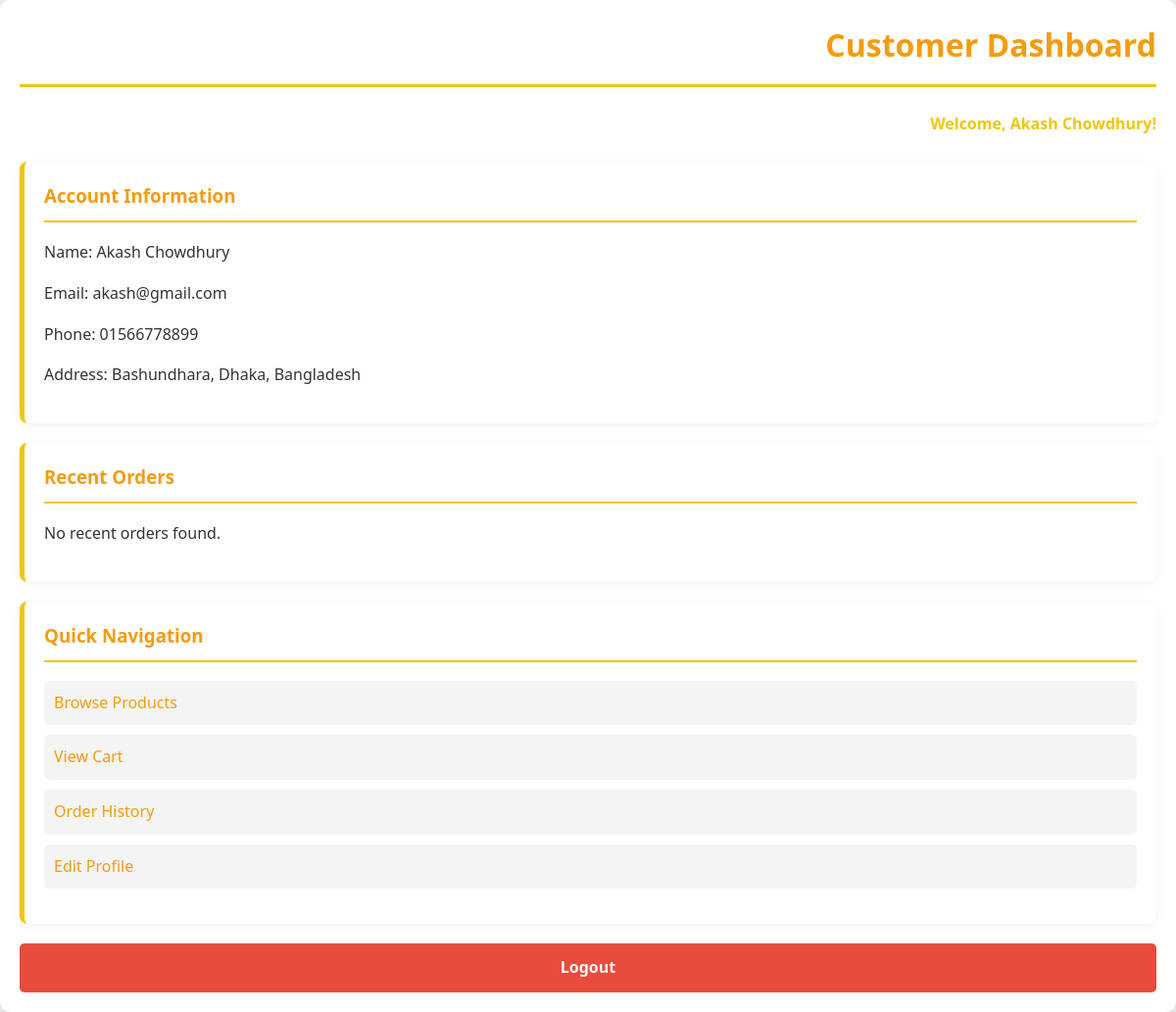
/customer_dashboard.php (signed in), run on the app's committed database.
### tables this page shows
CREATE TABLE users (
    user_id INT AUTO_INCREMENT PRIMARY KEY,
    username VARCHAR(50) NOT NULL UNIQUE,
    password VARCHAR(255) NOT NULL,
    email VARCHAR(100) NOT NULL UNIQUE,
    full_name VARCHAR(100) NOT NULL,
    role ENUM('admin', 'seller', 'customer') NOT NULL,
    phone VARCHAR(20),
    address TEXT,
    created_at TIMESTAMP DEFAULT CURRENT_TIMESTAMP,
    last_login TIMESTAMP NULL
);

### customer_dashboard.php (the view, shortened to what this page needs)
<?php
include 'db_connect.php';
$user_id = $_SESSION['user_id'];
$user_sql = "SELECT * FROM users WHERE user_id = $user_id";
$user_result = mysqli_query($conn, $user_sql);
$user_details = mysqli_fetch_assoc($user_result);
$orders_sql = "SELECT o.order_id, o.order_date, o.total_amount, o.status,
               COUNT(oi.order_item_id) as total_items
               FROM orders o
               LEFT JOIN order_items oi ON o.order_id = oi.order_id
               WHERE o.customer_id = $user_id
               GROUP BY o.order_id
               ORDER BY o.order_date DESC
               LIMIT 5";
$orders_result = mysqli_query($conn, $orders_sql);
?>
<!DOCTYPE html>
<html lang="en">
<head>
    <link rel="stylesheet" href="Customer_Styles.css">
</head>
<body>
    <div class="customer-dashboard">
        <div class="dashboard-header">
            <h1 class="dashboard-title">Customer Dashboard</h1>
        </div>
        <p class="dashboard-welcome">Welcome, <?php echo htmlspecialchars($user_details['full_name']); ?>!</p>
        <div id="account-info">
            <h3>Account Information</h3>
            <p>Name: <?php echo htmlspecialchars($user_details['full_name']); ?></p>
            <p>Email: <?php echo htmlspecialchars($user_details['email']); ?></p>
            <p>Phone: <?php echo htmlspecialchars($user_details['phone'] ?? 'Not provided'); ?></p>
            <p>Address: <?php echo htmlspecialchars($user_details['address'] ?? 'Not provided'); ?></p>
        </div>
        <div id="recent-orders">
            <h3>Recent Orders</h3>
            <?php if (mysqli_num_rows($orders_result) > 0): ?>
                <table>
                    <thead>
                        <tr>
                            <th>Order ID</th>
                            <th>Date</th>
                            <th>Total Items</th>
                            <th>Total Amount</th>
                            <th>Status</th>
                            <th>Action</th>
                        </tr>
                    </thead>
                    <tbody>
                        <?php while($order = mysqli_fetch_assoc($orders_result)): ?>
                        <tr>
                            <td><?php echo $order['order_id']; ?></td>
                            <td><?php echo date('d M Y', strtotime($order['order_date'])); ?></td>
                            <td><?php echo $order['total_items']; ?></td>
                            <td>$<?php echo number_format($order['total_amount'], 2); ?></td>
                            <td><?php echo ucfirst($order['status']); ?></td>
                            <td><a href="order_details_customer.php?order_id=<?php echo $order['order_id']; ?>">View Details</a></td>
                        </tr>
                        <?php endwhile; ?>
                    </tbody>
                </table>
                <a href="order_history.php">View All Orders</a>
            <?php else: ?>
                <p>No recent orders found.</p>
            <?php endif; ?>
        </div>
        <div id="quick-navigation">
            <h3>Quick Navigation</h3>
            <ul>
                <li><a href="browse_products.php">Browse Products</a></li>
                <li><a href="view_cart.php">View Cart</a></li>
                <li><a href="customer_order_history.php">Order History</a></li>
                <li><a href="edit_profile.php">Edit Profile</a></li>
            </ul>
        </div>
        <a href="logout.php" class="logout-link">Logout</a>
    </div>
</body>
</html>

### Customer_Styles.css (style rules this page uses)
:root { --primary-color: #f39c12; --accent-color: #f1c40f; --background-color: #ecf0f1; --text-color: #333333; --white: #ffffff; --success-color: #27ae60; --danger-color: #e74c3c; --neutral-color: #95a5a6; }
body { font-family: 'Segoe UI', Tahoma, Geneva, Verdana, sans-serif; background-color: var(--background-color); margin: 0; padding: 0; line-height: 1.6; color: var(--text-color); }
.customer-dashboard { max-width: 1200px; margin: 0 auto; padding: 20px; background-color: var(--white); box-shadow: 0 4px 15px rgba(0, 0, 0, 0.1); border-radius: 10px; }
.dashboard-header { display: flex; align-items: center; justify-content: space-between; border-bottom: 3px solid var(--accent-color); padding-bottom: 15px; margin-bottom: 25px; }
.dashboard-title { color: var(--primary-color); margin: 0; font-size: 2em; font-weight: 600; }
.dashboard-welcome { text-align: right; color: var(--accent-color); font-weight: bold; margin-bottom: 25px; }
#account-info, #loyalty-program, #recent-orders, #recent-reviews, #quick-navigation { background-color: var(--white); border-radius: 8px; padding: 20px; margin-bottom: 20px; box-shadow: 0 3px 10px rgba(0, 0, 0, 0.05); border-left: 5px solid var(--accent-color); transition: transform 0.3s ease; }
h2, h3 { color: var(--primary-color); border-bottom: 2px solid var(--accent-color); padding-bottom: 10px; margin-top: 0; }
a { color: var(--primary-color); text-decoration: none; transition: color 0.3s ease; font-weight: 500; }
#quick-navigation ul { list-style-type: none; padding: 0; }
#quick-navigation ul li { margin-bottom: 10px; }
#quick-navigation ul li a { display: block; padding: 10px; background-color: #f4f4f4; border-radius: 5px; transition: background-color 0.3s ease; }
.logout-link { display: block; text-align: center; margin-top: 20px; background-color: var(--danger-color); color: var(--white); padding: 12px 15px; text-decoration: none; border-radius: 5px; transition: background-color 0.3s ease; font-weight: bold; }

### data on the page
users: full_name "Akash Chowdhury", email "akash@gmail.com", phone "01566778899", address "Bashundhara, Dhaka, Bangladesh"
